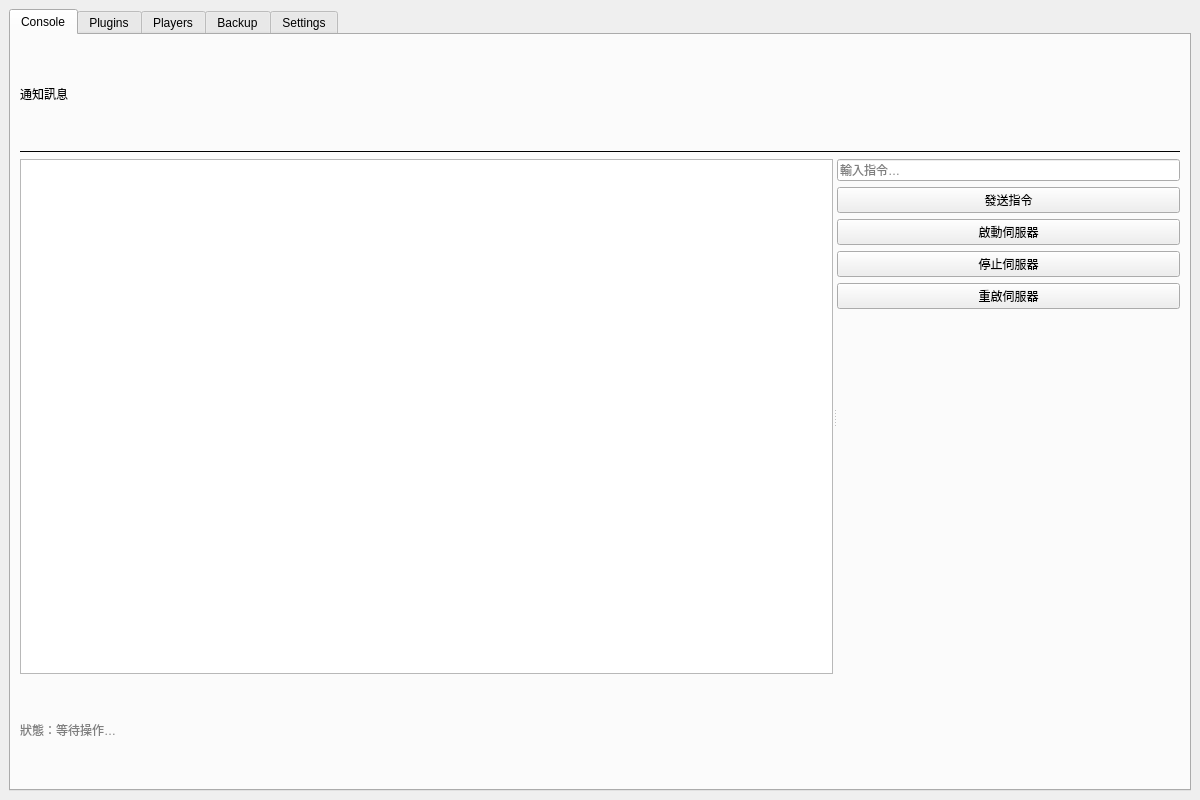
<?xml version="1.0" encoding="UTF-8"?>
<ui version="4.0">
 <class>MainWindow</class>
 <widget class="QMainWindow" name="MainWindow">
  <property name="geometry">
   <rect>
    <x>0</x>
    <y>0</y>
    <width>1200</width>
    <height>800</height>
   </rect>
  </property>
  <property name="windowTitle">
   <string>Zientis Server Manager</string>
  </property>
  <widget class="QWidget" name="centralwidget">
   <layout class="QVBoxLayout" name="verticalLayout_main">
    <item>
     <widget class="QTabWidget" name="tabWidget">
      <property name="currentIndex">
       <number>0</number>
      </property>
      <widget class="QWidget" name="tab_console">
       <attribute name="title">
        <string>Console</string>
       </attribute>
       <layout class="QVBoxLayout" name="vbox_console">
        <item>
         <widget class="QLabel" name="label_notify_console">
          <property name="minimumSize">
           <size>
            <width>0</width>
            <height>30</height>
           </size>
          </property>
          <property name="maximumSize">
           <size>
            <width>16777215</width>
            <height>100</height>
           </size>
          </property>
          <property name="text">
           <string>通知訊息</string>
          </property>
         </widget>
        </item>
        <item>
         <widget class="QFrame" name="line_console">
          <property name="frameShape">
           <enum>QFrame::HLine</enum>
          </property>
         </widget>
        </item>
        <item>
         <widget class="QSplitter" name="splitter_console">
          <property name="orientation">
           <enum>Qt::Horizontal</enum>
          </property>
          <widget class="QTextEdit" name="text_log"/>
          <widget class="QWidget" name="panel_console_right">
           <layout class="QVBoxLayout" name="vbox_console_right">
            <item>
             <widget class="QLineEdit" name="edit_command">
              <property name="placeholderText">
               <string>輸入指令…</string>
              </property>
             </widget>
            </item>
            <item>
             <widget class="QPushButton" name="btn_send_command">
              <property name="text">
               <string>發送指令</string>
              </property>
             </widget>
            </item>
            <item>
             <widget class="QPushButton" name="btn_start">
              <property name="text">
               <string>啟動伺服器</string>
              </property>
             </widget>
            </item>
            <item>
             <widget class="QPushButton" name="btn_stop">
              <property name="text">
               <string>停止伺服器</string>
              </property>
             </widget>
            </item>
            <item>
             <widget class="QPushButton" name="btn_restart">
              <property name="text">
               <string>重啟伺服器</string>
              </property>
             </widget>
            </item>
            <item>
             <spacer name="verticalSpacer1">
              <property name="orientation">
               <enum>Qt::Vertical</enum>
              </property>
              <property name="sizeHint" stdset="0">
               <size>
                <width>0</width>
                <height>0</height>
               </size>
              </property>
             </spacer>
            </item>
           </layout>
          </widget>
         </widget>
        </item>
        <item>
         <widget class="QLabel" name="lbl_status_console">
          <property name="maximumSize">
           <size>
            <width>16777215</width>
            <height>100</height>
           </size>
          </property>
          <property name="styleSheet">
           <string>color:gray;</string>
          </property>
          <property name="text">
           <string>狀態：等待操作…</string>
          </property>
         </widget>
        </item>
       </layout>
      </widget>
      <widget class="QWidget" name="tab_plugins">
       <attribute name="title">
        <string>Plugins</string>
       </attribute>
       <layout class="QVBoxLayout" name="vbox_plugins">
        <item>
         <widget class="QLabel" name="label_notify_plugins">
          <property name="maximumSize">
           <size>
            <width>16777215</width>
            <height>100</height>
           </size>
          </property>
          <property name="text">
           <string>通知訊息</string>
          </property>
         </widget>
        </item>
        <item>
         <widget class="QFrame" name="line_plugins">
          <property name="frameShape">
           <enum>QFrame::HLine</enum>
          </property>
         </widget>
        </item>
        <item>
         <widget class="QSplitter" name="splitter_plugins">
          <property name="orientation">
           <enum>Qt::Horizontal</enum>
          </property>
          <widget class="QTableWidget" name="table_plugins"/>
          <widget class="QWidget" name="panel_plugins_right">
           <layout class="QVBoxLayout" name="vbox_plugins_right">
            <item>
             <widget class="QPushButton" name="btn_plugin_add">
              <property name="text">
               <string>新增插件</string>
              </property>
             </widget>
            </item>
            <item>
             <widget class="QPushButton" name="btn_plugin_remove">
              <property name="text">
               <string>移除插件</string>
              </property>
             </widget>
            </item>
            <item>
             <widget class="QPushButton" name="btn_plugin_reload">
              <property name="text">
               <string>重新載入</string>
              </property>
             </widget>
            </item>
            <item>
             <widget class="QPushButton" name="btn_plugin_check_updates">
              <property name="text">
               <string>檢查更新</string>
              </property>
             </widget>
            </item>
            <item>
             <widget class="QPushButton" name="btn_plugin_enable">
              <property name="text">
               <string>啟用插件</string>
              </property>
             </widget>
            </item>
            <item>
             <widget class="QPushButton" name="btn_plugin_disable">
              <property name="text">
               <string>停用插件</string>
              </property>
             </widget>
            </item>
            <item>
             <spacer name="verticalSpacer2">
              <property name="orientation">
               <enum>Qt::Vertical</enum>
              </property>
              <property name="sizeHint" stdset="0">
               <size>
                <width>0</width>
                <height>0</height>
               </size>
              </property>
             </spacer>
            </item>
           </layout>
          </widget>
         </widget>
        </item>
        <item>
         <widget class="QLabel" name="lbl_status_plugins">
          <property name="maximumSize">
           <size>
            <width>16777215</width>
            <height>100</height>
           </size>
          </property>
          <property name="styleSheet">
           <string>color:gray;</string>
          </property>
          <property name="text">
           <string>狀態：等待操作…</string>
          </property>
         </widget>
        </item>
       </layout>
      </widget>
      <widget class="QWidget" name="tab_players">
       <attribute name="title">
        <string>Players</string>
       </attribute>
       <layout class="QVBoxLayout" name="vbox_players">
        <item>
         <widget class="QLabel" name="label_notify_players">
          <property name="maximumSize">
           <size>
            <width>16777215</width>
            <height>100</height>
           </size>
          </property>
          <property name="text">
           <string>通知訊息</string>
          </property>
         </widget>
        </item>
        <item>
         <widget class="QFrame" name="line_players">
          <property name="frameShape">
           <enum>QFrame::HLine</enum>
          </property>
         </widget>
        </item>
        <item>
         <widget class="QSplitter" name="splitter_players">
          <property name="orientation">
           <enum>Qt::Horizontal</enum>
          </property>
          <widget class="QListWidget" name="list_players"/>
          <widget class="QWidget" name="panel_players_right">
           <layout class="QVBoxLayout" name="vbox_players_right">
            <item>
             <widget class="QLabel" name="label_player_tip">
              <property name="text">
               <string>雙擊或右鍵玩家進行管理</string>
              </property>
             </widget>
            </item>
            <item>
             <spacer name="verticalSpacer3">
              <property name="orientation">
               <enum>Qt::Vertical</enum>
              </property>
              <property name="sizeHint" stdset="0">
               <size>
                <width>0</width>
                <height>0</height>
               </size>
              </property>
             </spacer>
            </item>
           </layout>
          </widget>
         </widget>
        </item>
        <item>
         <widget class="QLabel" name="lbl_status_players">
          <property name="maximumSize">
           <size>
            <width>16777215</width>
            <height>100</height>
           </size>
          </property>
          <property name="styleSheet">
           <string>color:gray;</string>
          </property>
          <property name="text">
           <string>狀態：等待操作…</string>
          </property>
         </widget>
        </item>
       </layout>
      </widget>
      <widget class="QWidget" name="tab_backup">
       <attribute name="title">
        <string>Backup</string>
       </attribute>
       <layout class="QVBoxLayout" name="vbox_backup">
        <item>
         <widget class="QLabel" name="label_notify_backup">
          <property name="maximumSize">
           <size>
            <width>16777215</width>
            <height>100</height>
           </size>
          </property>
          <property name="text">
           <string>通知訊息</string>
          </property>
         </widget>
        </item>
        <item>
         <widget class="QFrame" name="line_backup">
          <property name="frameShape">
           <enum>QFrame::HLine</enum>
          </property>
         </widget>
        </item>
        <item>
         <widget class="QSplitter" name="splitter_backup">
          <property name="orientation">
           <enum>Qt::Horizontal</enum>
          </property>
          <widget class="QListWidget" name="list_backup"/>
          <widget class="QWidget" name="panel_backup_right">
           <layout class="QVBoxLayout" name="vbox_backup_right">
            <item>
             <widget class="QPushButton" name="btn_backup">
              <property name="text">
               <string>執行手動備份</string>
              </property>
             </widget>
            </item>
            <item>
             <spacer name="verticalSpacer4">
              <property name="orientation">
               <enum>Qt::Vertical</enum>
              </property>
              <property name="sizeHint" stdset="0">
               <size>
                <width>0</width>
                <height>0</height>
               </size>
              </property>
             </spacer>
            </item>
           </layout>
          </widget>
         </widget>
        </item>
        <item>
         <widget class="QLabel" name="lbl_status_backup">
          <property name="maximumSize">
           <size>
            <width>16777215</width>
            <height>100</height>
           </size>
          </property>
          <property name="styleSheet">
           <string>color:gray;</string>
          </property>
          <property name="text">
           <string>狀態：等待操作…</string>
          </property>
         </widget>
        </item>
       </layout>
      </widget>
      <widget class="QWidget" name="tab_settings">
       <attribute name="title">
        <string>Settings</string>
       </attribute>
       <layout class="QVBoxLayout" name="vbox_settings">
        <item>
         <widget class="QLabel" name="label_notify_settings">
          <property name="text">
           <string>通知訊息</string>
          </property>
         </widget>
        </item>
        <item>
         <widget class="QFrame" name="line_settings">
          <property name="frameShape">
           <enum>QFrame::HLine</enum>
          </property>
         </widget>
        </item>
        <item>
         <layout class="QFormLayout" name="form_settings">
          <item row="0" column="0">
           <widget class="QLabel" name="label_core">
            <property name="text">
             <string>核心類型</string>
            </property>
           </widget>
          </item>
          <item row="0" column="0" colspan="2">
           <widget class="QComboBox" name="combo_core"/>
          </item>
          <item row="1" column="0">
           <widget class="QLabel" name="label_core_path">
            <property name="text">
             <string>核心檔案路徑</string>
            </property>
           </widget>
          </item>
          <item row="1" column="1">
           <widget class="QLineEdit" name="edit_core_path"/>
          </item>
          <item row="4" column="0">
           <widget class="QLabel" name="label_folder_path">
            <property name="text">
             <string>伺服器資料夾</string>
            </property>
           </widget>
          </item>
          <item row="4" column="1">
           <widget class="QLineEdit" name="edit_folder_path"/>
          </item>
          <item row="6" column="0">
           <widget class="QLabel" name="label_java_path">
            <property name="text">
             <string>Java 路徑</string>
            </property>
           </widget>
          </item>
          <item row="6" column="1">
           <widget class="QLineEdit" name="edit_java_path"/>
          </item>
          <item row="8" column="0">
           <widget class="QLabel" name="label_xms">
            <property name="text">
             <string>啟動記憶體 (Xms, MB)</string>
            </property>
           </widget>
          </item>
          <item row="8" column="0" colspan="2">
           <widget class="QSpinBox" name="spin_xms">
            <property name="minimum">
             <number>128</number>
            </property>
            <property name="maximum">
             <number>65536</number>
            </property>
           </widget>
          </item>
          <item row="9" column="0">
           <widget class="QLabel" name="label_xmx">
            <property name="text">
             <string>最大記憶體 (Xmx, MB)</string>
            </property>
           </widget>
          </item>
          <item row="9" column="0" colspan="2">
           <widget class="QSpinBox" name="spin_xmx">
            <property name="minimum">
             <number>128</number>
            </property>
            <property name="maximum">
             <number>65536</number>
            </property>
           </widget>
          </item>
          <item row="10" column="0">
           <widget class="QLabel" name="label_args">
            <property name="text">
             <string>Java 啟動參數</string>
            </property>
           </widget>
          </item>
          <item row="10" column="0" colspan="2">
           <widget class="QLineEdit" name="edit_args"/>
          </item>
          <item row="11" column="0">
           <widget class="QLabel" name="label_port">
            <property name="text">
             <string>伺服器端口</string>
            </property>
           </widget>
          </item>
          <item row="11" column="0" colspan="2">
           <widget class="QSpinBox" name="spin_port">
            <property name="minimum">
             <number>1</number>
            </property>
            <property name="maximum">
             <number>65535</number>
            </property>
           </widget>
          </item>
          <item row="12" column="0">
           <widget class="QLabel" name="label_max_players">
            <property name="text">
             <string>最大玩家數</string>
            </property>
           </widget>
          </item>
          <item row="12" column="0" colspan="2">
           <widget class="QSpinBox" name="spin_max_players">
            <property name="minimum">
             <number>1</number>
            </property>
            <property name="maximum">
             <number>500</number>
            </property>
           </widget>
          </item>
          <item row="13" column="0">
           <widget class="QLabel" name="label_world_path">
            <property name="text">
             <string>世界路徑</string>
            </property>
           </widget>
          </item>
          <item row="13" column="1">
           <widget class="QLineEdit" name="edit_world_path"/>
          </item>
          <item row="15" column="0">
           <widget class="QLabel" name="label_motd">
            <property name="text">
             <string>MOTD</string>
            </property>
           </widget>
          </item>
          <item row="15" column="0" colspan="2">
           <widget class="QLineEdit" name="edit_motd"/>
          </item>
          <item row="16" column="0">
           <widget class="QLabel" name="label_backup">
            <property name="text">
             <string>啟用自動備份</string>
            </property>
           </widget>
          </item>
          <item row="16" column="0" colspan="2">
           <widget class="QCheckBox" name="check_backup"/>
          </item>
          <item row="17" column="0">
           <widget class="QLabel" name="label_backup_interval">
            <property name="text">
             <string>備份間隔（分鐘）</string>
            </property>
           </widget>
          </item>
          <item row="17" column="0" colspan="2">
           <widget class="QSpinBox" name="spin_backup_interval">
            <property name="minimum">
             <number>0</number>
            </property>
            <property name="maximum">
             <number>1440</number>
            </property>
           </widget>
          </item>
          <item row="18" column="0">
           <widget class="QLabel" name="label_language">
            <property name="text">
             <string>語言</string>
            </property>
           </widget>
          </item>
          <item row="18" column="0" colspan="2">
           <widget class="QComboBox" name="combo_language"/>
          </item>
          <item row="19" column="0">
           <widget class="QLabel" name="label_backup_dir">
            <property name="text">
             <string>備份資料夾</string>
            </property>
           </widget>
          </item>
          <item row="19" column="1">
           <widget class="QLineEdit" name="edit_backup_dir"/>
          </item>
          <item row="14" column="1">
           <widget class="QPushButton" name="btn_world">
            <property name="text">
             <string>選擇...</string>
            </property>
           </widget>
          </item>
          <item row="20" column="1">
           <widget class="QPushButton" name="btn_backup_dir">
            <property name="text">
             <string>選擇...</string>
            </property>
           </widget>
          </item>
          <item row="7" column="1">
           <widget class="QPushButton" name="btn_java">
            <property name="text">
             <string>選擇...</string>
            </property>
           </widget>
          </item>
          <item row="5" column="1">
           <widget class="QPushButton" name="btn_folder">
            <property name="text">
             <string>選擇...</string>
            </property>
           </widget>
          </item>
          <item row="2" column="1">
           <widget class="QPushButton" name="btn_core_path">
            <property name="text">
             <string>選擇...</string>
            </property>
           </widget>
          </item>
         </layout>
        </item>
        <item>
         <widget class="QPushButton" name="btn_save">
          <property name="text">
           <string>儲存設定</string>
          </property>
         </widget>
        </item>
        <item>
         <widget class="QLabel" name="lbl_status_settings">
          <property name="styleSheet">
           <string>color:gray;</string>
          </property>
          <property name="text">
           <string>狀態：等待操作…</string>
          </property>
         </widget>
        </item>
       </layout>
      </widget>
     </widget>
    </item>
   </layout>
  </widget>
 </widget>
 <resources/>
 <connections/>
</ui>
